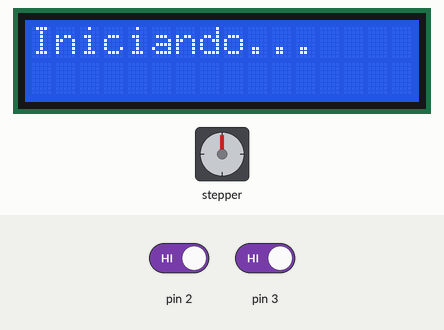
Recording of a sketch running on a simulated Arduino Mega 2560, built with avr-gcc and run on an emulated ATmega2560. Parts: 16×2 character LCD, stepper motor. The inputs (shaded band) are chosen by the test bench; at power-on: pin 2 HIGH, pin 3 HIGH. Stepper angles assume 2048 steps per turn.

Above: at 0.1 s.
3.3 s: pin 2 driven LOW
At 3.77 s:
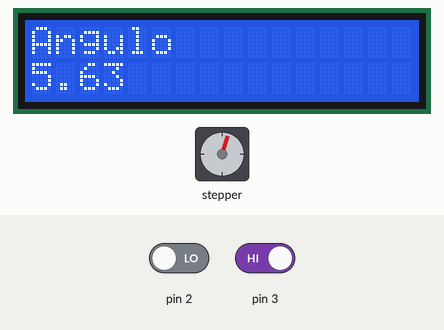
5.7 s: pin 3 driven LOW
At 6.29 s:
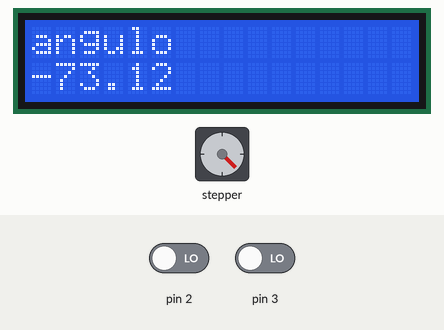
8.7 s: pin 2 driven HIGH
At 9.76 s:
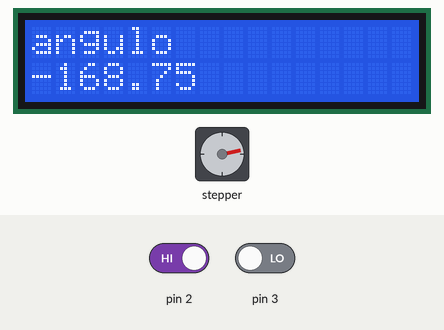
11.4 s: pin 2 driven LOW
At 11.97 s:
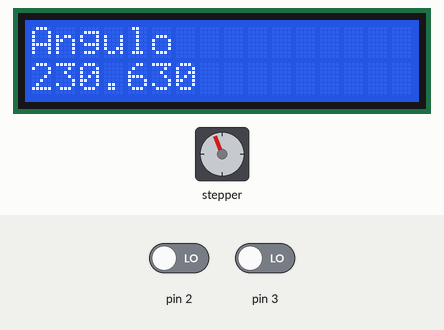
14.4 s: pin 3 driven HIGH
At 15.44 s:
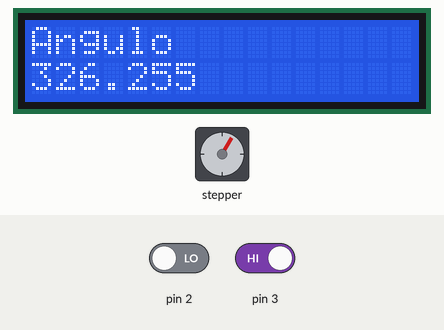
17.4 s: pin 3 driven LOW
At 17.96 s:
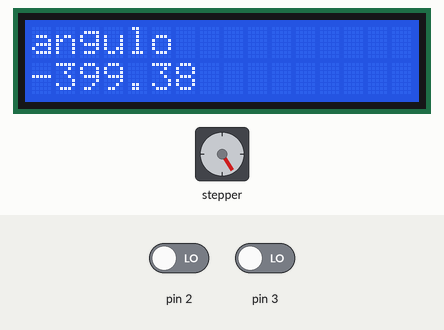
Timing chart, 0 to 20.9 s (numbered marks = the images above; inputs shaded):
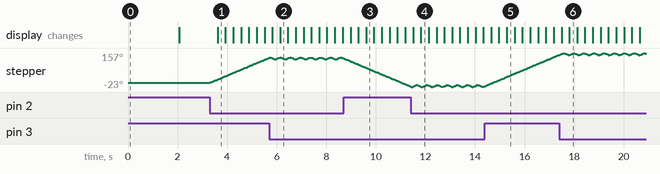

The sketch:

button-stepMotor.ino
```cpp
#include <Stepper.h>
#include <LiquidCrystal.h>

LiquidCrystal lcd(52,53,50,51,48,49);

int stepsPerRevolution = 64;
int leitura;
int i = 0;

Stepper myStepper(stepsPerRevolution, 22,26,24,28);                           // Como o motor exige uma corrente mais alta que a fornecida pelo microcontrolador, faz-se necessário o uso do driver.
                                                                              // Angulo do passo : 5,625 graus => 64 passos/volta (360/64=5,625)
void setup(){
  myStepper.setSpeed(300);
  pinMode(2, INPUT);
  pinMode(3, INPUT);
  Serial.begin(9600);
  lcd.begin(16,2);
  lcd.print("Iniciando...");
  delay(2000);
  lcd.clear();
}
void loop(){
   if (digitalRead(2) == LOW){
          i++;
          myStepper.step(stepsPerRevolution);
          lcd.setCursor(0,0);
          lcd.print("Angulo");
          lcd.setCursor(0,1);
          lcd.print(i*5.625);
  }
    if (digitalRead(3) == LOW){
      i++;
      myStepper.step (-stepsPerRevolution);
      lcd.setCursor(0,0);
      lcd.print("angulo");
      lcd.setCursor(0,1);
      lcd.print(-i*5.625);
  }
}
```

Measured:
- after the input at 3.3 s, stepper: keeps turning clockwise at about 56°/s, starting at once; the display: changes after 0.32 s (image 1)
- after the input at 5.7 s, the display: first differs from a run without the input after 0.44 s (image 2)
- after the input at 11.4 s, the display: first differs from a run without the input after 0.42 s (image 4)
- after the input at 17.4 s, the display: first differs from a run without the input after 0.41 s (image 6)
